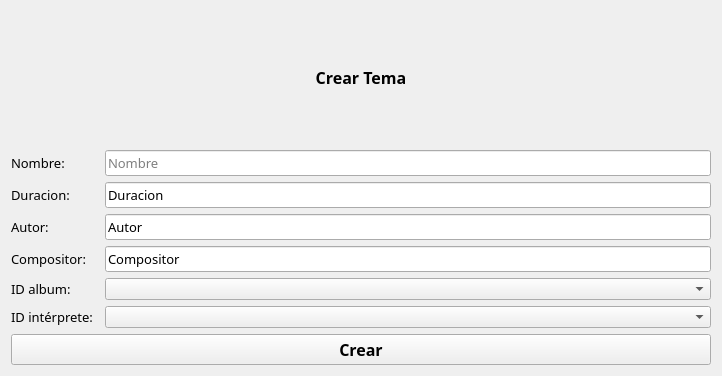
<?xml version="1.0" encoding="UTF-8"?>
<ui version="4.0">
 <class>Form</class>
 <widget class="QWidget" name="Form">
  <property name="geometry">
   <rect>
    <x>0</x>
    <y>0</y>
    <width>722</width>
    <height>376</height>
   </rect>
  </property>
  <property name="windowTitle">
   <string>Form</string>
  </property>
  <layout class="QGridLayout" name="gridLayout_2">
   <item row="0" column="0">
    <layout class="QVBoxLayout" name="verticalLayout">
     <item>
      <layout class="QGridLayout" name="gridLayout">
       <item row="8" column="0">
        <widget class="QLabel" name="label_id_interprete">
         <property name="font">
          <font>
           <family>Bell MT</family>
           <pointsize>10</pointsize>
          </font>
         </property>
         <property name="text">
          <string>ID intérprete:</string>
         </property>
        </widget>
       </item>
       <item row="3" column="2">
        <widget class="QLineEdit" name="input_nombre">
         <property name="font">
          <font>
           <family>Bell MT</family>
           <pointsize>10</pointsize>
          </font>
         </property>
         <property name="text">
          <string/>
         </property>
         <property name="placeholderText">
          <string>Nombre</string>
         </property>
        </widget>
       </item>
       <item row="8" column="2">
        <widget class="QComboBox" name="cB_id_interprete"/>
       </item>
       <item row="4" column="2">
        <widget class="QLineEdit" name="input_duracion">
         <property name="font">
          <font>
           <family>Bell MT</family>
           <pointsize>10</pointsize>
          </font>
         </property>
         <property name="text">
          <string>Duracion</string>
         </property>
         <property name="placeholderText">
          <string>Precio</string>
         </property>
        </widget>
       </item>
       <item row="6" column="0">
        <widget class="QLabel" name="label_compositor">
         <property name="font">
          <font>
           <family>Bell MT</family>
           <pointsize>10</pointsize>
          </font>
         </property>
         <property name="text">
          <string>Compositor:</string>
         </property>
        </widget>
       </item>
       <item row="0" column="0" colspan="3">
        <widget class="QLabel" name="label">
         <property name="font">
          <font>
           <family>Bell MT</family>
           <pointsize>12</pointsize>
           <weight>75</weight>
           <bold>true</bold>
          </font>
         </property>
         <property name="text">
          <string>Crear Tema</string>
         </property>
         <property name="alignment">
          <set>Qt::AlignCenter</set>
         </property>
        </widget>
       </item>
       <item row="4" column="0">
        <widget class="QLabel" name="label_duracion">
         <property name="font">
          <font>
           <family>Bell MT</family>
           <pointsize>10</pointsize>
          </font>
         </property>
         <property name="text">
          <string>Duracion:</string>
         </property>
        </widget>
       </item>
       <item row="6" column="2">
        <widget class="QLineEdit" name="input_compositorcantidaddetemas">
         <property name="font">
          <font>
           <family>Bell MT</family>
           <pointsize>10</pointsize>
          </font>
         </property>
         <property name="text">
          <string>Compositor</string>
         </property>
         <property name="placeholderText">
          <string>Cantidad de temas</string>
         </property>
        </widget>
       </item>
       <item row="5" column="2">
        <widget class="QLineEdit" name="input_autor">
         <property name="font">
          <font>
           <family>Bell MT</family>
           <pointsize>10</pointsize>
          </font>
         </property>
         <property name="text">
          <string>Autor</string>
         </property>
         <property name="placeholderText">
          <string>Stock</string>
         </property>
        </widget>
       </item>
       <item row="3" column="0">
        <widget class="QLabel" name="label_nombre">
         <property name="font">
          <font>
           <family>Bell MT</family>
           <pointsize>10</pointsize>
          </font>
         </property>
         <property name="text">
          <string>Nombre:</string>
         </property>
        </widget>
       </item>
       <item row="5" column="0">
        <widget class="QLabel" name="label_autor">
         <property name="font">
          <font>
           <family>Bell MT</family>
           <pointsize>10</pointsize>
          </font>
         </property>
         <property name="text">
          <string>Autor:</string>
         </property>
        </widget>
       </item>
       <item row="7" column="0">
        <widget class="QLabel" name="label_id_album">
         <property name="font">
          <font>
           <family>Bell MT</family>
           <pointsize>10</pointsize>
          </font>
         </property>
         <property name="text">
          <string>ID album:</string>
         </property>
        </widget>
       </item>
       <item row="7" column="2">
        <widget class="QComboBox" name="cB_id_album"/>
       </item>
      </layout>
     </item>
     <item>
      <widget class="QPushButton" name="boton_crear_tema">
       <property name="font">
        <font>
         <family>Bell MT</family>
         <pointsize>12</pointsize>
         <weight>75</weight>
         <bold>true</bold>
        </font>
       </property>
       <property name="cursor">
        <cursorShape>PointingHandCursor</cursorShape>
       </property>
       <property name="text">
        <string>Crear</string>
       </property>
      </widget>
     </item>
    </layout>
   </item>
  </layout>
 </widget>
 <resources/>
 <connections/>
</ui>
